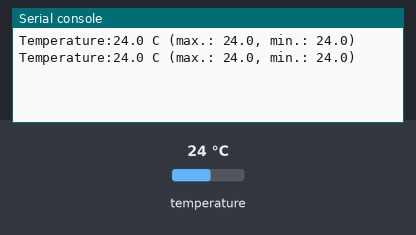
Recording of a program running on a simulated CircuitPython board. Shown: the last lines printed to the serial console. Inputs (shaded band) come from the test bench; at power-on: temperature 24 °C.

Above: at 1.2 s.
1.3 s: temperature set to 12 °C
At 2.6 s:
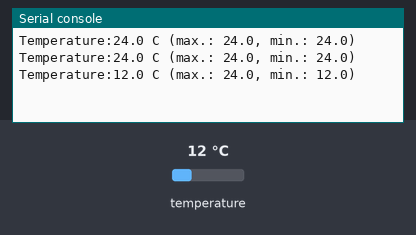
2.8 s: temperature set to 19 °C
At 3.7 s:
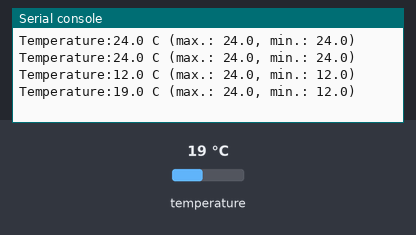
Timing chart, 0 to 5.8 s (numbered marks = the images above; inputs shaded):
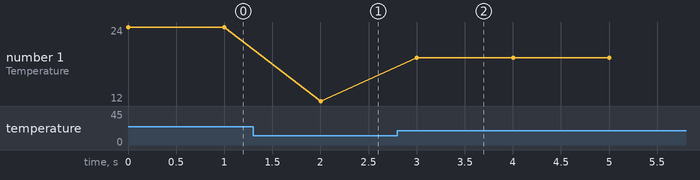

The program:

code.py
```python
import time
import board
import busio

#import gc

# Water temperature
from adafruit_onewire.bus import OneWireBus
from adafruit_ds18x20 import DS18X20 # water temperature sensor
ow_bus = OneWireBus (board.D5)
ds18 = DS18X20 (ow_bus, ow_bus.scan()[0])

# I2C
i2c = busio.I2C(board.SCL, board.SDA)

# Clock
#import adafruit_pcf8523 #clock
#clock  = adafruit_pcf8523.PCF8523(i2c)

# Light sensor
#import adafruit_tsl2591 # light sensor
#light_sensor = adafruit_tsl2591.TSL2591(i2c)
#light_sensor.gain = adafruit_tsl2591.GAIN_LOW

# Multi sensor
#import adafruit_bme680
#multi = adafruit_bme680.Adafruit_BME680_I2C(i2c, debug = False)

# UV sensor
#import adafruit_veml6075
#uv_sensor = adafruit_veml6075.VEML6075(i2c)

#uv_index_max = 0
#lux_max = 0
#lux_min = light_sensor.lux
water_temp_max = ds18.temperature
water_temp_min = water_temp_max
while True:
    #print(gc.mem_free())
    #t = clock.datetime
    #print('Tue {}.{}.{} {}:{}:{:02}'.format(t.tm_mday, t.tm_mon, t.tm_year, t.tm_hour, t.tm_min, t.tm_sec))
    #print('Tue {}.{}.{} {}:{}:{:02} T = {} C \tLight = {} lux'.format(t.tm_mday, t.tm_mon, t.tm_year, t.tm_hour, t.tm_min, t.tm_sec))
    #print('T_water = {} C \tLight = {} lux\tT_air = {}'.format(ds18.temperature, light_sensor.lux, multi.temperature))
    water_temp = ds18.temperature
    if water_temp > water_temp_max:
        water_temp_max = water_temp
    if water_temp < water_temp_min:
        water_temp_min = water_temp
    print("Temperature:{} C (max.: {}, min.: {})".format(water_temp, water_temp_max, water_temp_min))
    #print('T_air = {:.1f} C \tp = {} hPa \th = {:.2f} m \tR = {} Ohm'.format(multi.temperature, multi.pressure, multi.altitude, multi.gas))
    """uv_index = uv_sensor.uv_index
    if uv_index > uv_index_max:
        uv_index_max = uv_index
    lux = light_sensor.lux
    if lux > lux_max:
        lux_max = lux
    if lux < lux_min:
        lux_min = lux"""
    #print('\tUV = {} (max.: {})'.format(uv_index, uv_index_max))
    #print("Light: {} lux\t(max.: {}, min.: {})\tUV = {}\t(max.: {})".format(lux, lux_max, lux_min, uv_index, uv_index_max))
    #print("Light: {} lux\t(max.: {}, min.: {})\tUV = {}\t(max.: {})".format(lux, lux_max, lux_min, uv_index, uv_index_max))
    #print("Light: {} lux\t(max.: {}, min.: {})\tUV = {}\t(max.: {})".format(lux, lux_max, lux_min, uv_index, uv_index_max))
    #print(lux)
    time.sleep(1.0)
```

Measured:
- after the input at 1.3 s, the serial console: prints a new line after 0.70 s (image 1)
- after the input at 2.8 s, the serial console: prints a new line after 0.20 s (image 2)
- plotted number 1: 24 → 12 after the input at 1.3 s, 12 → 19 after the input at 2.8 s
